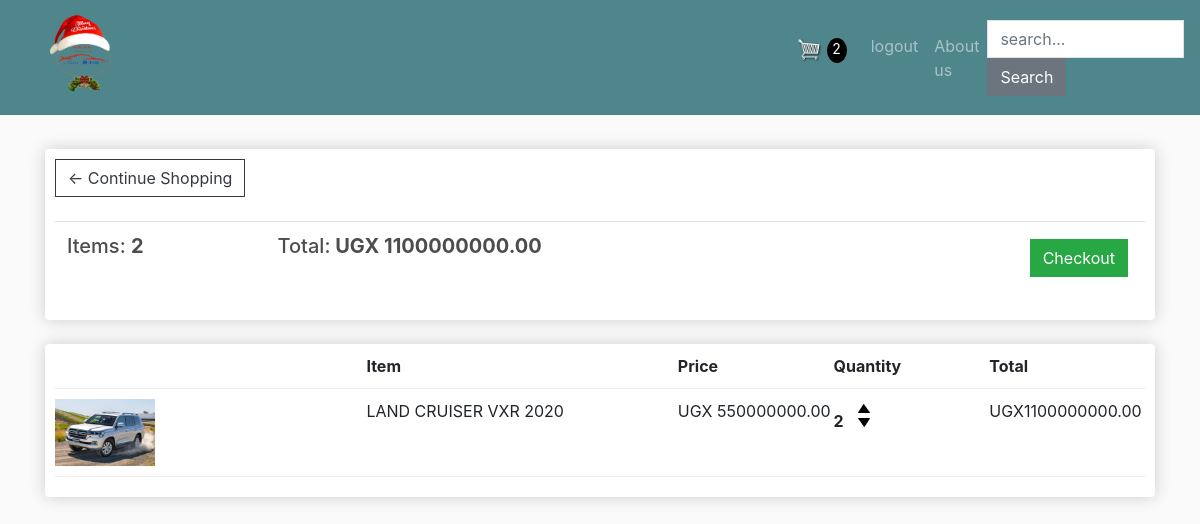
The app's page /cart/ (signed in) with its own data.
### kati/models.py (models this page shows, shortened)
class Order(models.Model):
	customer = models.ForeignKey(Customer, on_delete=models.SET_NULL, null=True, blank=True)
	date_ordered = models.DateTimeField(auto_now_add=True)
	complete = models.BooleanField(default=False)
	transaction_id = models.CharField(max_length=100, null=True)
	@property
	def get_cart_total(self):
		orderitems = self.orderitem_set.all()
		total = sum([item.get_total for item in orderitems])
		return total
	@property
	def get_cart_items(self):
		orderitems = self.orderitem_set.all()
		total = sum([item.quantity for item in orderitems])
		return total

class OrderItem(models.Model):
	product = models.ForeignKey(Product, on_delete=models.SET_NULL, null=True)
	order = models.ForeignKey(Order, on_delete=models.SET_NULL, null=True)
	quantity = models.IntegerField(default=0, null=True, blank=True)
	date_added = models.DateTimeField(auto_now_add=True)
	@property
	def get_total(self):
		total = self.product.price * self.quantity
		return total

class Product(models.Model):
	name = models.CharField(max_length=200)
	price = models.DecimalField(max_digits=20, decimal_places=2)
	digital = models.BooleanField(default=False,null=True, blank=True)
	description = models.TextField(null=True, blank=True)
	image = models.ImageField(null=True, blank=True)

### kati/views.py (the view)
# urls.py: path('cart/',views.cart,name='cart'),
def cart(request):
    data = cartData(request)
    items = data['items']
    order = data['order']
    cartItems = data['cartItems']
    context = {'items':items,'order':order,'cartItems':cartItems}
    return render(request,'store/cart.html',context)

### kati/utils.py (called while the page is built)
def cartData(request):
    if request.user.is_authenticated:
        customer = request.user.customer
        order, created = Order.objects.get_or_create(customer=customer, complete=False)
        items = order.orderitem_set.all()
        cartItems = order.get_cart_items
    else:
        cookieData = cookieCart(request)
        cartItems = cookieData['cartItems']
        order = cookieData['order']
        items = cookieData['items']
    return {'cartItems':cartItems, 'order':order, 'items':items}

### kati/templates/store/cart.html
{% extends 'store/main.html' %}
{% load static %}
{% block content %}
<div class="row">
  	<div class="col-lg-12">
      <div class="box-element">
          <a  class="btn btn-outline-dark" href="{% url 'store' %}">&#x2190; Continue Shopping</a>
          <br>
          <br>
          <table class="table">
            <tr>
              <th><h5>Items: <strong>{{ order.get_cart_items }}</strong></h5></th>
              <th><h5>Total:<strong> UGX {{ order.get_cart_total|floatformat:2 }}</strong></h5></th>
              <th>
                <a  style="float:right; margin:5px;" class="btn btn-success" href="{% url 'checkout' %}">Checkout</a>
              </th>
            </tr>
          </table>
  		</div>
  		<br>
  		<div class="box-element">
          <div class="cart-row">
    					<div style="flex:2"></div>
    					<div style="flex:2"><strong>Item</strong></div>
    					<div style="flex:1"><strong>Price</strong></div>
    					<div style="flex:1"><strong>Quantity</strong></div>
    					<div style="flex:1"><strong>Total</strong></div>
  				</div>
          {% for item in items %}
            <div class="cart-row">
      					<div style="flex:2"><img class="row-image" src="{{ item.product.image.url }}"></div>
      					<div style="flex:2"><p>{{ item.product.name }}</p></div>
      					<div style="flex:1"><p>UGX {{ item.product.price|floatformat:2 }}</p></div>
      					<div style="flex:1">
      						<p class="quantity">{{ item.quantity }}</p>
      						<div class="quantity">
      							<img data-product='{{item.product.id}}' data-action='add' class="chg-quantity update-cart" src="{% static  'store/images/arrow-up.png' %}">
      							<img data-product='{{item.product.id}}' data-action='remove' class="chg-quantity update-cart" src="{% static  'store/images/arrow-down.png' %}">
      						</div>
      					</div>
      					<div style="flex:1"><p>UGX{{ item.get_total|floatformat:2 }}</p></div>
  				  </div>
          {% endfor %}
  		</div>
  	</div>
</div>
{% endblock content %}

### kati/templates/store/main.html (shortened to what this page needs)
<!DOCTYPE html>
<html lang="en">
{% load static %}
<head>
    <link rel="stylesheet" href="{% static 'assets/bootstrap/css/bootstrap.min.css' %}">
    <link rel="stylesheet" href="{% static 'assets/css/main.css' %}">
</head>
</head>
<body>
<nav class="navbar navbar-expand-lg navbar-dark bg-dark sticky-top">
<div class="container-fluid">
    <a class="navbar-brand" href="{% url 'store' %}">
        <img  id="cart-iconn" src="{% static 'store/images/loogo.png' %}">
    </a>
    <a class="navbar-brand">
        <a class="nav-link" href="{% url 'cart' %}">
            <a class="nav-link car" href="{% url 'cart' %}">
                <p><img  id="cart-icon" src="{% static 'assets/images/cart.png' %}"> <span id="cart-total">{{ cartItems }}</span></p>
            </a>
        </a>
    </a>
</div><button data-toggle="collapse" class="navbar-toggler" data-target="#navcol-1"></button>
<div class="collapse navbar-collapse" id="navcol-1">
    <ul class="navbar-nav ml-auto">
        {% if user.is_authenticated %}
        <li class="nav-item"><a class="nav-link" href="{% url 'logout' %}">logout</a></li>
        {% else %}
        <li class="nav-item"><a class="nav-link active" href="{% url 'register' %}">signup</a></li>
        <li class="nav-item"><a class="nav-link" href="{% url 'login' %}">login</a></li>
        {% endif %}
        <li class="nav-item"><a class="nav-link" href="#">About us</a></li>
    </ul>
</div>
    <form class="d-flex" method="POST" action="/search/"> {% csrf_token %}
        <div class="search-input">
            <input class="border rounded-0 form-control" type="text" name="search" placeholder="search..." autocomplete="off">
            <button href="/search/" class="btn btn-secondary" type="submit">Search</button>
        </div>
    </form>
</nav>
<div class="container">
    <br>
    {% block content %}
    {% endblock content %}
 </div>
</body>
</html>

### static/assets/css/main.css (style rules this page uses)
body { background-color: hsl(0, 0%, 98%); }
h1,h2,h3,h4,h5,h6 { color:hsl(0, 0%, 30%); }
.box-element { box-shadow:hsl(0, 0%, 80%) 0 0 16px; background-color: #fff; border-radius: 4px; padding: 10px; }
.bg-dark { background-color: #4f868c!important; }
#cart-icon { width:25px; display: inline-block; margin-left: 15px; }
#cart-total { display: block; text-align: center; color:#fff; background-color: red; width: 20px; height: 25px; border-radius: 50%; font-size: 14px; }
.col-lg-4, .col-lg-6, .col-lg-8, .col-lg-12 { margin-top: 10px; }
.btn { border-radius: 0; }
.row-image { width: 100px; }
.cart-row { display: flex; align-items: flex-stretch; padding-bottom: 10px; margin-bottom: 10px; border-bottom: 1px solid #ececec; }
.quantity { display: inline-block; font-weight: 700; padding-right:10px; }
.chg-quantity { width: 12px; cursor: pointer; display: block; margin-top: 5px; transition:.1s; }

### kati/templates/store/main.html (style rules this page uses)
#cart-iconn { width:80px; display: block; margin-left: 15px; }
#cart-total { display: inline-block; text-align: center; color:#fff; background-color: black; width: 20px; height: 25px; border-radius: 50%; font-size: 14px; left: 15px; }
#cart-icon { width:25px; display: inline-block; margin-left: 0px; }
.car { padding: 1px; }

### records on screen
Order: get_cart_items "2", get_cart_total "1100000000.00"
OrderItem: product.image (picture), product.name "LAND CRUISER VXR 2020", product.price "550000000.00", quantity "2", get_total "1100000000.00"

### other values on screen
{{ cartItems }} "2"
